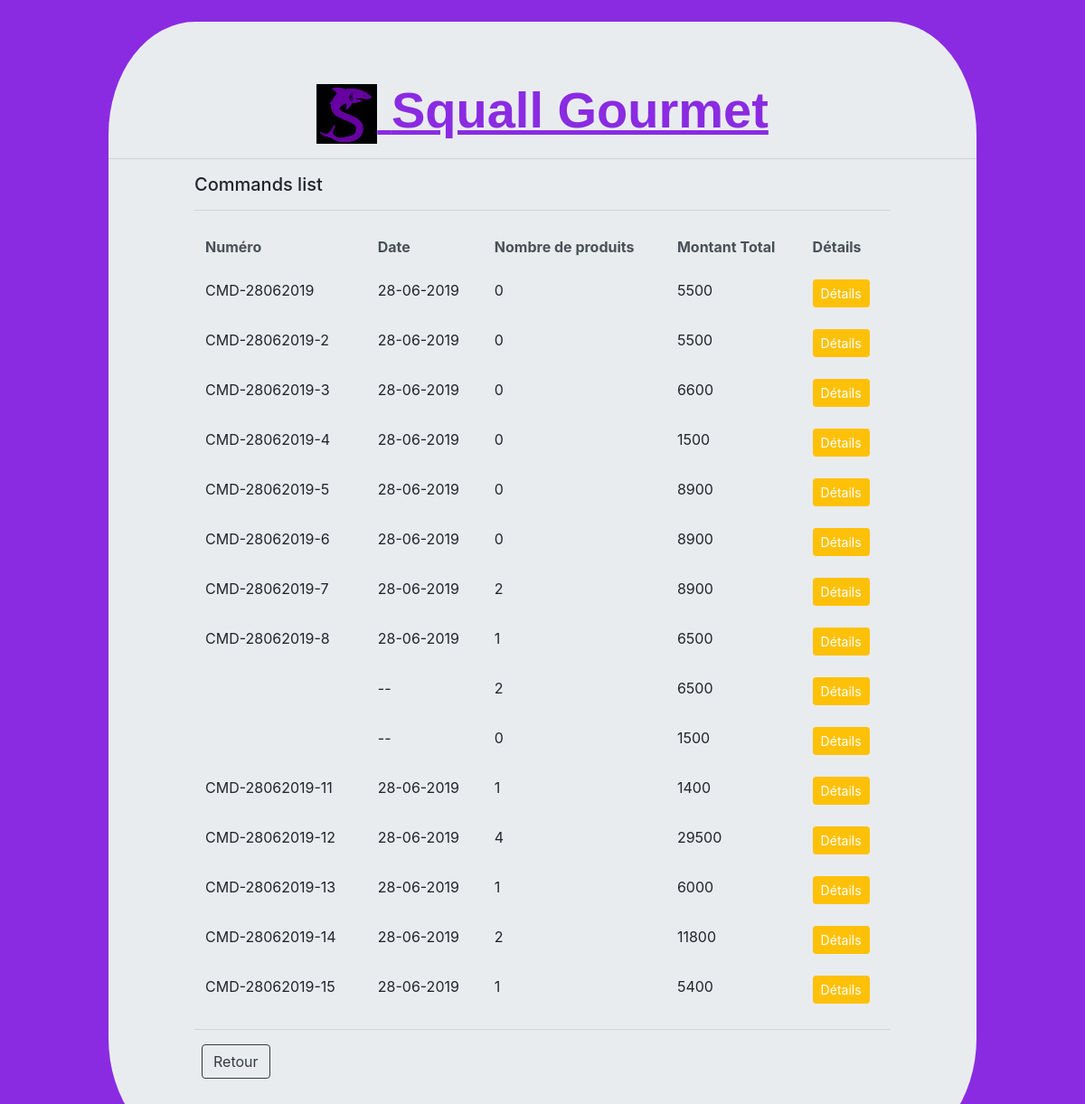
/details.php, run on the app's committed database.
### tables this page shows
CREATE TABLE IF NOT EXISTS `commande` (
  `id_commande` int(11) NOT NULL AUTO_INCREMENT,
  `numero` varchar(255) NOT NULL,
  `id_client` int(11) NOT NULL,
  `modePayement` varchar(255) NOT NULL,
  `total` int(11) NOT NULL,
  PRIMARY KEY (`id_commande`),
  KEY `id_client` (`id_client`)
);

### functions/index.function.php (called while the page is built, shortened)
<?php
require_once "connexion/connexion.php";
function getcommandes(){
    global $db;
    $sql = "select * from commande";
    return $db->query($sql)->fetchAll();
}
function getnbrprod($a){
    global $db;
    $sql="select count(*) from produitcommande where id_commande = ".$a;
    return $db->query($sql)->fetch();
}
?>

### details.php (the view, shortened to what this page needs)
<?php
require_once "functions/index.function.php";
$listecommandes=getcommandes();
?>
<!DOCTYPE html>
<html lang="en">
<head>
    <link rel="stylesheet" href="assets/css/bootstrap.min.css">
    <link rel="stylesheet" href="assets/css/squall.css">
</head>
<body>
<div class="jumbotron jumbotron-fluid">
        <h3 class="display-4 text-center">
        <img width="7%" src="assets/img/squall.ico" alt="">
        <span id="squalltitle">
            Squall Gourmet
            </span>
        </h3>
<hr>
        <div class="container">
            <div class="row">
                <div class="col-md-10 offset-md-1">
                <h5 class="display-5">Commands list </h5>
<hr>
<table class="table table-borderless">
                            <thead class="thead-light">
                                <th>Numéro</th>
                                <th>Date</th>
                                <th>Nombre de produits</th>
                                <th>Montant Total</th>
                                <th>Détails</th>
                            </thead>
                            <tbody>
                                            <?php foreach ($listecommandes as $c) {
                                                $date= substr($c['numero'], 4,8);
                                                $date = substr($date, 0,2)."-".substr($date, 2,2)."-".substr($date, 4,4);
                                                $nbr = getnbrprod($c['id_commande'])[0];
                                                ?>
                                                <tr >
                                                <td> <?=$c['numero']?> </td>
                                                <td> <?=$date?> </td>
                                                <td> <?=$nbr?> </td>
                                                <td> <?=$c['total']?> </td>
                                                <td>
                                                    <a href="detailprod.php?idCom=<?=$c['id_commande']?>" class="btn btn-sm btn-warning text-white squall"><i class="fa fa-edit"></i>Détails</a>
                                                </td>
                                                </tr>
                                            <?php } ?>
                            </tbody>
                        </table>
<hr>
                        <div class="form-group">
        <a href="index.php" ><button type="button" class="btn btn-outline-dark ml-2"> Retour</button></a>
    </div>
</div>
            </div>
        </div>
    </div>
</body>
</html>

### assets/css/squall.css (style rules this page uses)
body { background-color: blueviolet; }
.jumbotron-fluid { width: 80%; margin-left: 10%; margin-top: 2%; border-radius: 10%; border-color: black; border-width: 50%; border: 5em; }
.display-4 { font-family: Arial, Helvetica, sans-serif; color: blueviolet; text-decoration: underline; }
#squalltitle { font-weight: bold; }

### data on the page
commande: numero "CMD-28062019", numero "28-06-2019", nbr "0", total "5500"
commande: numero "CMD-28062019-2", numero "28-06-2019", nbr "0", total "5500"
commande: numero "CMD-28062019-3", numero "28-06-2019", nbr "0", total "6600"
commande: numero "CMD-28062019-4", numero "28-06-2019", nbr "0", total "1500"
commande: numero "CMD-28062019-5", numero "28-06-2019", nbr "0", total "8900"
commande: numero "CMD-28062019-6", numero "28-06-2019", nbr "0", total "8900"
commande: numero "CMD-28062019-7", numero "28-06-2019", nbr "2", total "8900"
commande: numero "CMD-28062019-8", numero "28-06-2019", nbr "1", total "6500"
commande: numero "--", nbr "2", total "6500"
commande: numero "--", nbr "0", total "1500"
commande: numero "CMD-28062019-11", numero "28-06-2019", nbr "1", total "1400"
commande: numero "CMD-28062019-12", numero "28-06-2019", nbr "4", total "29500"
commande: numero "CMD-28062019-13", numero "28-06-2019", nbr "1", total "6000"
commande: numero "CMD-28062019-14", numero "28-06-2019", nbr "2", total "11800"
commande: numero "CMD-28062019-15", numero "28-06-2019", nbr "1", total "5400"
